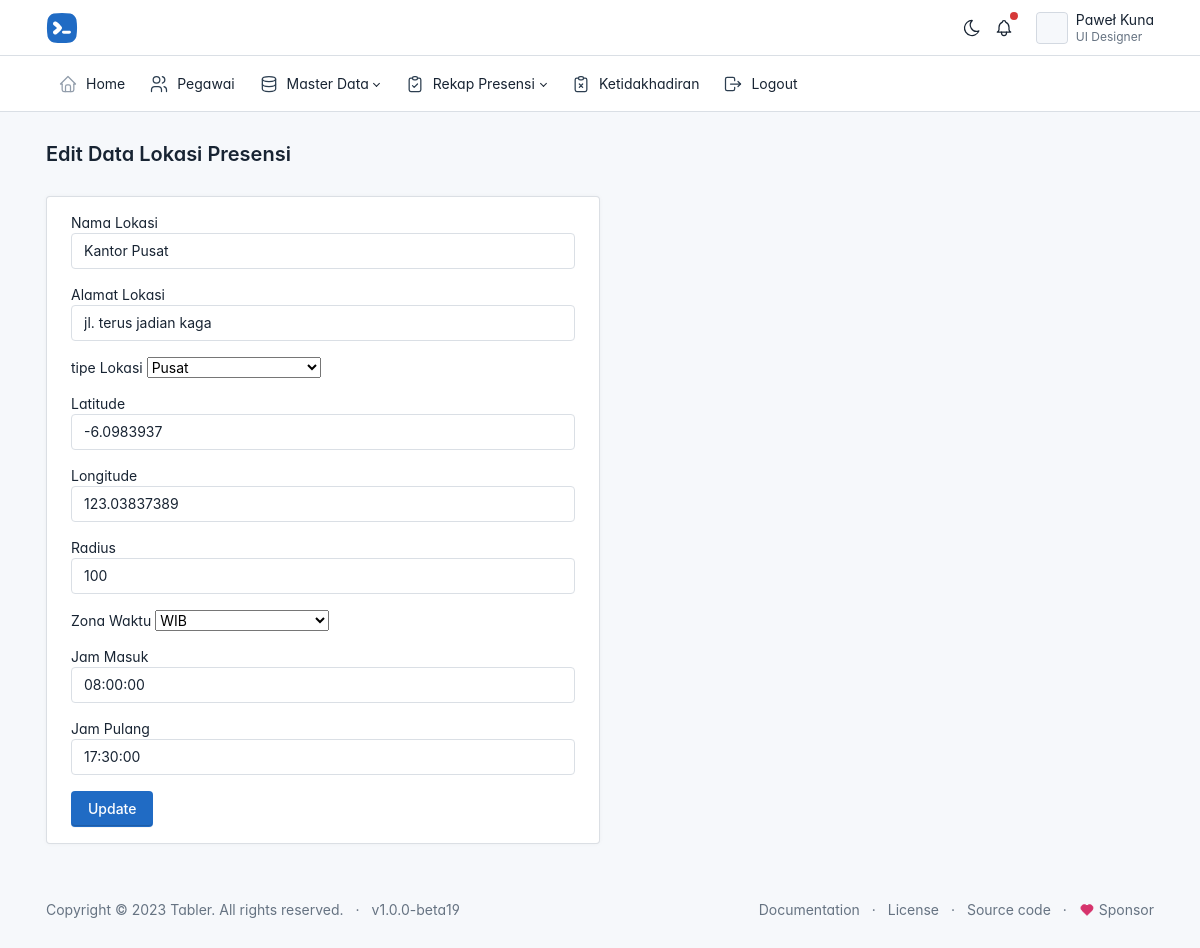
/admin/data_lokasi_presensi/edit.php?id=2 (signed in), run on the app's committed database.
### tables this page shows
CREATE TABLE `lokasi_presensi` (
  `id` int(11) NOT NULL,
  `nama_lokasi` varchar(255) NOT NULL,
  `alamat_lokasi` varchar(255) NOT NULL,
  `tipe_lokasi` varchar(255) NOT NULL,
  `latitude` varchar(50) NOT NULL,
  `longitude` varchar(50) NOT NULL,
  `radius` int(11) NOT NULL,
  `zona_waktu` varchar(4) NOT NULL,
  `jam_masuk` time NOT NULL,
  `jam_pulang` time NOT NULL
);

### config.php (called while the page is built, shortened)
<?php
function base_url($url = null)
{
    $base_url = 'http://localhost/presensi';
    if ($url != null) {
        return $base_url . "/".$url;
    }
    return $base_url;
}

### admin/data_lokasi_presensi/edit.php (the view, shortened to what this page needs)
<?php
include('../../admin/layout/header.php');
require_once('../../config.php');
$id = isset($_GET['id']) ? $_GET['id'] : $_POST['id']   ;
$result = mysqli_query($connection, "SELECT * FROM lokasi_presensi WHERE id = $id") or die(mysqli_error($connection));
while ($lokasi = mysqli_fetch_array($result)) {
    $nama_lokasi = $lokasi['nama_lokasi'];
    $alamat_lokasi = $lokasi['alamat_lokasi'];
    $tipe_lokasi = $lokasi['tipe_lokasi'];
    $latitude = $lokasi['latitude'];
    $longitude = $lokasi['longitude'];
    $radius = $lokasi['radius'];
    $zona_waktu = $lokasi['zona_waktu'];
    $jam_masuk = $lokasi['jam_masuk'];
    $jam_pulang = $lokasi['jam_pulang'];
}
?>
<div class="page-body">
    <div class="container-xl">
        <div class="card col-md-6">
            <div class="card-body">
                <form action="<?= base_url('admin/data_lokasi_presensi/edit.php') ?>" method="POST">
                    <div class="mb-3">
                        <label for="">Nama Lokasi</label>
                        <input type="text" class="form-control" name="nama_lokasi" value="<?= $nama_lokasi  ?>">
                    </div>
                    <div class="mb-3">
                        <label for="">Alamat Lokasi</label>
                        <input type="text" class="form-control" name="alamat_lokasi" value="<?= $alamat_lokasi  ?>">
                    </div>
                    <div class="mb-3">
                        <label for="">tipe Lokasi</label>
                        <select name="tipe_lokasi" class="form_control">
                            <option <?php if($tipe_lokasi == "Pusat") echo 'selected'; ?> value="Pusat">Pusat</option>
                        </select>
                    </div>
                    <div class="mb-3">
                        <label for="">Latitude</label>
                        <input type="text" class="form-control" name="latitude" value="<?= $latitude  ?>">
                    </div>
                    <div class="mb-3">
                        <label for="">Longitude</label>
                        <input type="text" class="form-control" name="longitude" value="<?= $longitude  ?>">
                    </div>
                    <div class="mb-3">
                        <label for="">Radius</label>
                        <input type="text" class="form-control" name="radius" value="<?= $radius  ?>">
                    </div>
                    <div class="mb-3">
                        <label for="">Zona Waktu</label>
                        <select name="zona_waktu" class="form_control">
                            <option <?php if($zona_waktu == "WIB") echo 'selected'; ?> value="WIB">WIB</option>
                        </select>
                    </div>
                    <div class="mb-3">
                        <label for="">Jam Masuk</label>
                        <input type="text" class="form-control" name="jam_masuk" value="<?= $jam_masuk  ?>">
                    </div>
                    <div class="mb-3">
                        <label for="">Jam Pulang</label>
                        <input type="text" class="form-control" name="jam_pulang" value="<?= $jam_pulang  ?>">
                    </div>
                    <button class="btn btn-primary" type="submit" name="update">Update</button>
                </form>
            </div>
        </div>
    </div>
</div>
<?php include('../../admin/layout/footer.php') ?>

### admin/layout/header.php (style rules this page uses)
:root { --tblr-font-sans-serif: 'Inter Var', -apple-system, BlinkMacSystemFont, San Francisco, Segoe UI, Roboto, Helvetica Neue, sans-serif; }
body { font-feature-settings: "cv03", "cv04", "cv11"; }

### data on the page
lokasi_presensi: nama_lokasi "Kantor Pusat", alamat_lokasi "jl. terus jadian kaga", tipe_lokasi "Pusat", latitude "-6.0983937", longitude "123.03837389", radius "100", zona_waktu "WIB", jam_masuk "08:00:00", jam_pulang "17:30:00"

### other printed values
$judul_halaman "Edit Data Lokasi Presensi"
